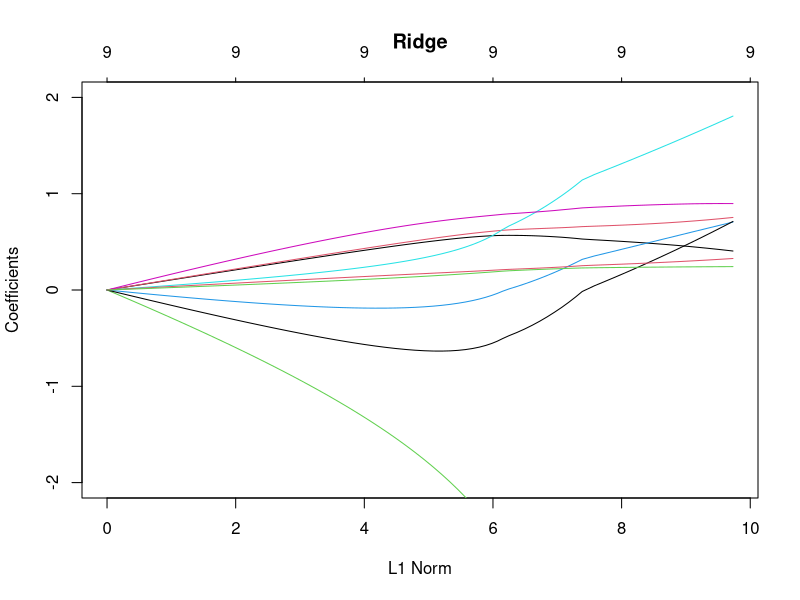
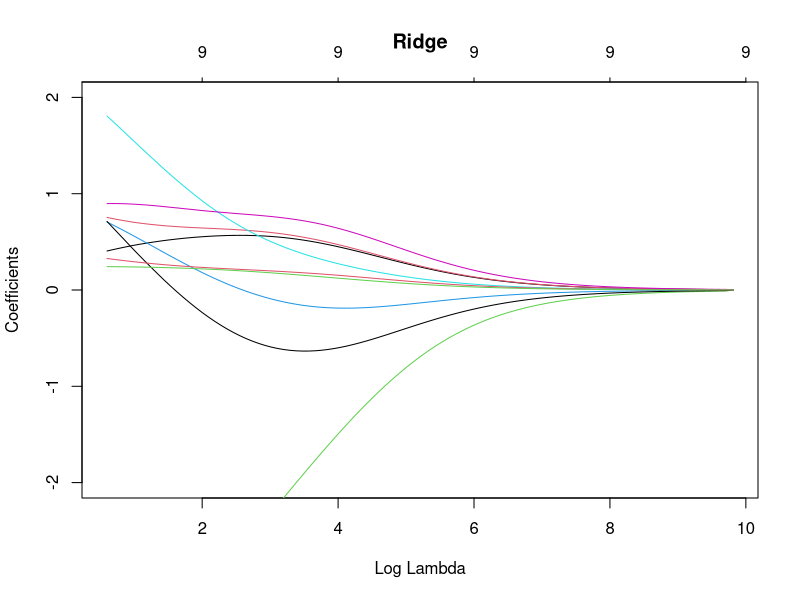
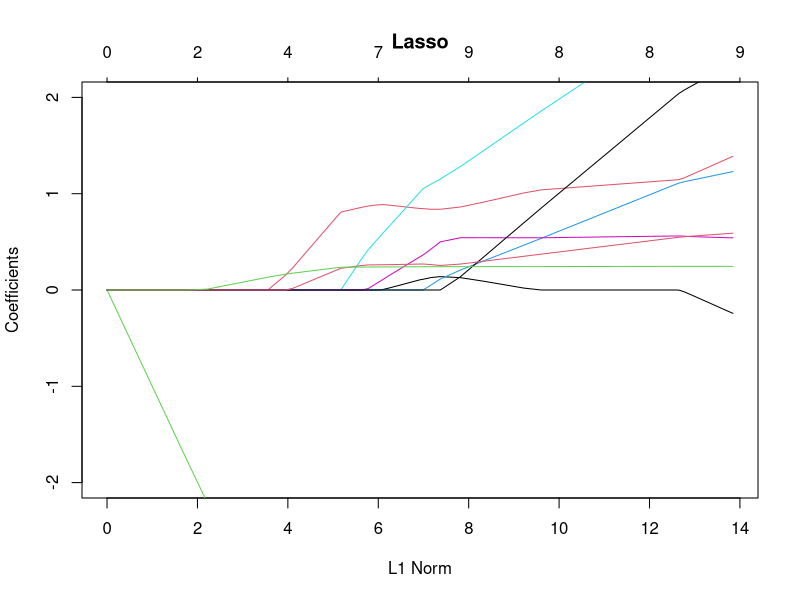
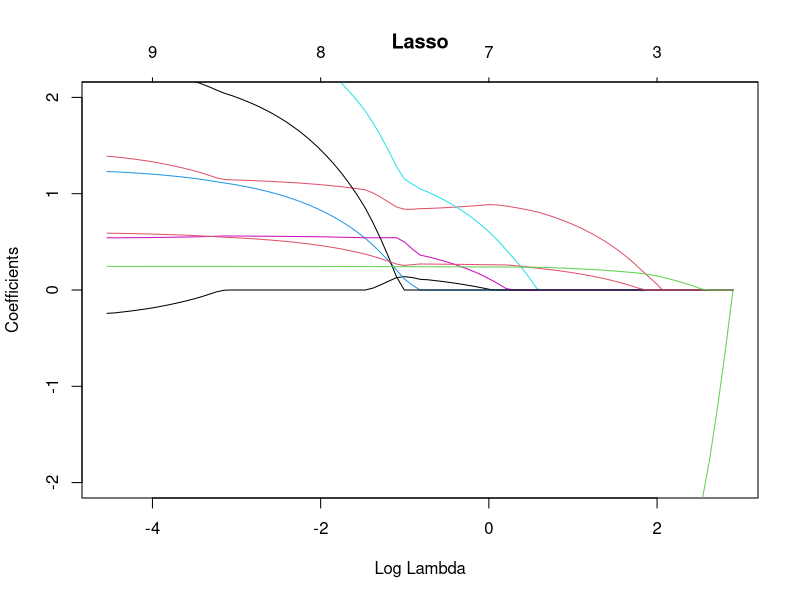
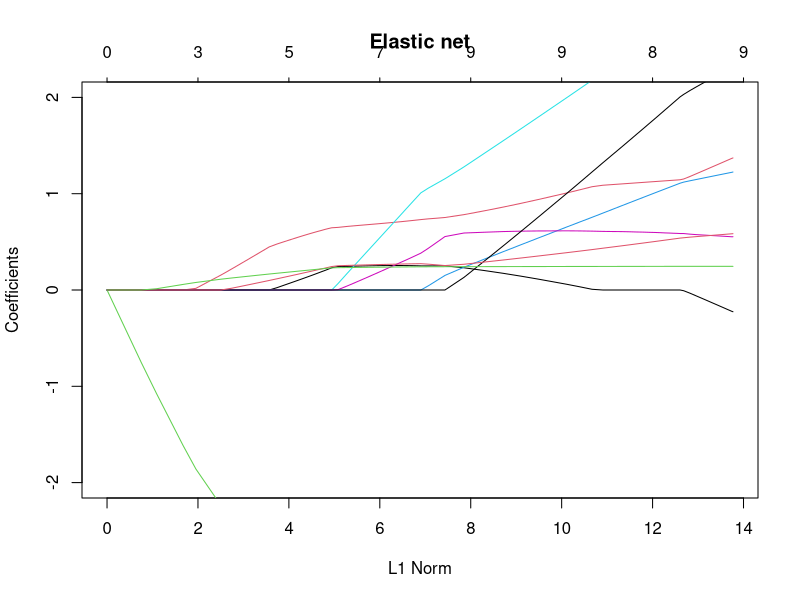
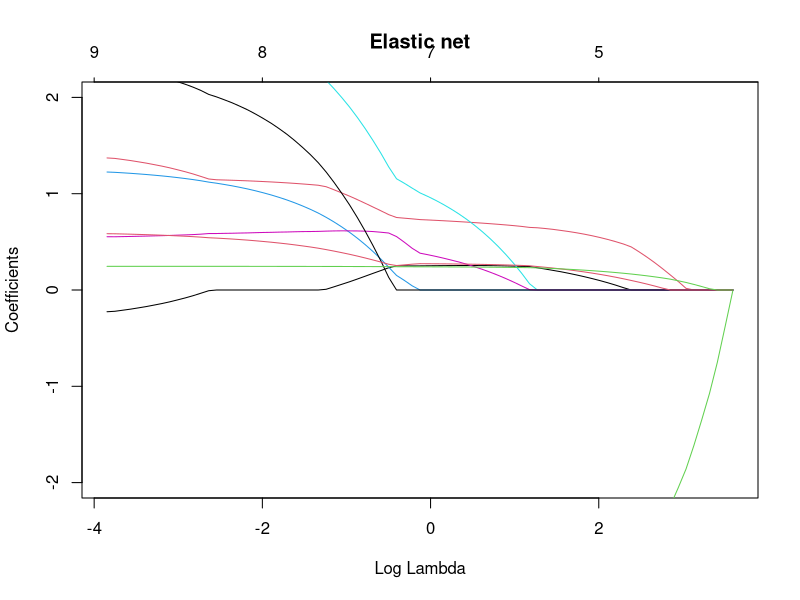
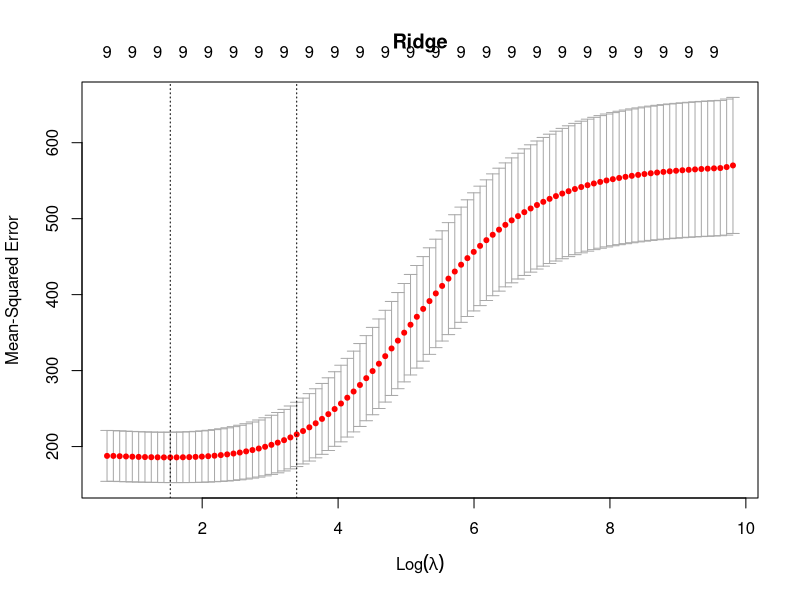
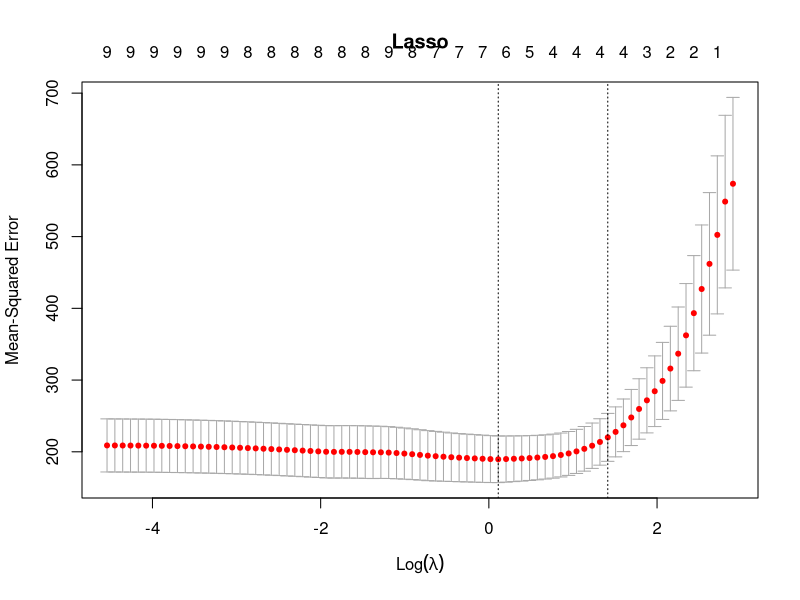

Source code (R) for these figures, in order: (Note: this script raises an error after producing the figures.)
## ---- chunk 1
ozone <- read.table("ozone.txt",header=TRUE,sep=";",row.names=1)[,-c(11:12)]
ozone.X <- model.matrix(O3 ~ ., data = ozone)[,-1]
ozone.Y <- ozone$O3
## ---- chunk 2
library(glmnet)
ridge <- glmnet(ozone.X, ozone.Y, alpha = 0)
lasso <- glmnet(ozone.X, ozone.Y)#par défaut alpha=1
en <- glmnet(ozone.X, ozone.Y, alpha = 0.5)
## ---- chunk 3
plot(ridge,main="Ridge",ylim=c(-2,2))
plot(ridge,xvar="lambda",main="Ridge",ylim=c(-2,2))
plot(lasso,main="Lasso",ylim=c(-2,2))
plot(lasso,xvar="lambda",main="Lasso",ylim=c(-2,2))
plot(en,main="Elastic net",ylim=c(-2,2))
plot(en,xvar="lambda",main="Elastic net",ylim=c(-2,2))
## ---- chunk 4
set.seed(1234)
cv.ridge <- cv.glmnet(ozone.X, ozone.Y, alpha = 0)
cv.lasso <- cv.glmnet(ozone.X, ozone.Y) #alpha=1 par défaut
cv.en <- cv.glmnet(ozone.X, ozone.Y, alpha = 0.5)
## ---- chunk 5
cv.ridge$lambda.min
cv.ridge$lambda.1se
## ---- chunk 6
plot(cv.ridge, main = "Ridge")
plot(cv.lasso, main = "Lasso")
plot(cv.en, main = "Elastic net")
## ---- chunk 7
xnew <- ozone.X[c(25,30),]
rownames(xnew) <- NULL
## ---- chunk 8
xnew
predict(cv.ridge,newx=xnew)
## ---- chunk 9
ozone<-read.table("ozone.txt",header=TRUE,sep=";",row.names = 1)
ozone.X <- model.matrix(O3~.,data=ozone)
ozone.Y <- ozone$O3
cv.defaut <- cv.glmnet(ozone.X,ozone.Y)
lassodefaut<-glmnet(ozone.X,ozone.Y,lambda=cv.defaut$lambda.min)
## ---- chunk 10
ozone$vent <- relevel(ozone$vent,ref="NORD")
ozone.X <- model.matrix(O3~.,data=ozone)
cv.nord <- cv.glmnet(ozone.X,ozone.Y)
lassonord <- glmnet(ozone.X,ozone.Y,lambda=cv.nord$lambda.min)
## ---- chunk 11
predict(lassodefaut,ozone.X[1:4,])
predict(lassonord,ozone.X[1:4,])
## ---- chunk 12
ozone.X <- model.matrix(O3~.-vent-nebulosite+C(vent,sum)+
                          C(nebulosite,sum),data=ozone)
cv.sum <- cv.glmnet(ozone.X,ozone.Y)
lassosum <- glmnet(ozone.X,ozone.Y,lambda=cv.sum$lambda.min)
predict(lassosum,ozone.X[1:4,])
